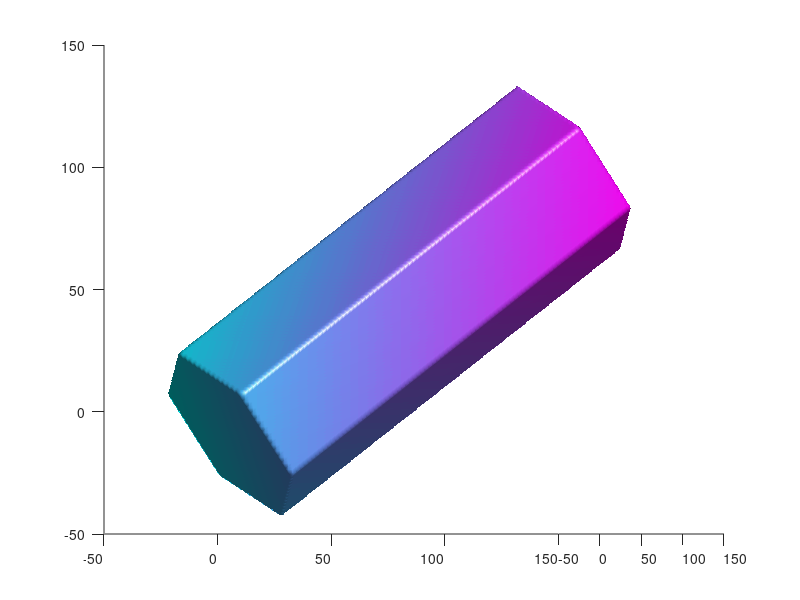

Recreate this plot in MATLAB. (Note: this script raises an error after producing the figure.)
% --------------------------- Granular Mechanics Lab ------------------------
% Written by - Saurabh, Indian Institute of Science
%% Tresca

% parameters
k = 50; I1CutOff = 300;

% domain of stress-space
SMin = -50; SMax = 200; number = 200;

% mesh grid for stress-space
[a1,a2,a3] = meshgrid(linspace(SMin,SMax,number));

% principal invariants of stresses calculated at each point of grid
I1 = a1+a2+a3; 
I2 = a1.*a2+a2.*a3+a3.*a1; 
I3 = a1.*a2.*a3; 

% f is the failure criteria
f = max(max(abs(a1-a2),abs(a2-a3)),abs(a3-a1))-k;

f((I1<SMin/sqrt(3))|(I1>I1CutOff)) = 1;
% Now we have the failure function calculated at each point in the domain
% of the stress space
% failure function has a value at each point in stress-space
% we want the locus of all the point having zero function value use
% isosurface for the same

[faces1,verts1,colors1] = isosurface(a1,a2,a3,f,0,a1);
% patch is used to provide different specification for the function
hp1 = patch('Vertices', verts1, 'Faces', faces1, ...
    'FaceVertexCData', colors1, ...
    'FaceColor','r', ...
    'edgecolor', 'k','FaceAlpha',0.8);

% chosing the shading type below (flat, faceted, interp)
shading flat
colormap(cool);

% view to look from the hydrostatic axis
view(20,0);

% lighting and camera
camlight
lighting gouraud
hold on

% plotting the x, y,z axis with hydrostatic line
arrow3([SMin,SMin,SMin],[SMax,SMax,SMax],'c-4',3,6)
text(SMax,SMax,SMax,'I_1','FontSize',24.0)
% axis limits
axis([SMin SMax SMin SMax SMin SMax])
% arrow for the axes
arrow3([0,0,0],[SMax,0,0],'r-2',3,6)
arrow3([0,0,0],[0,SMax,0],'g-2',3,6)
arrow3([0,0,0],[0,0,SMax],'b-2',3,6)
text(SMax,0,0,'\sigma_1','FontSize',24.0)
text(0,SMax,0,'\sigma_2','FontSize',24.0)
text(0,0,SMax,'\sigma_3','FontSize',24.0)
grid on
hold on